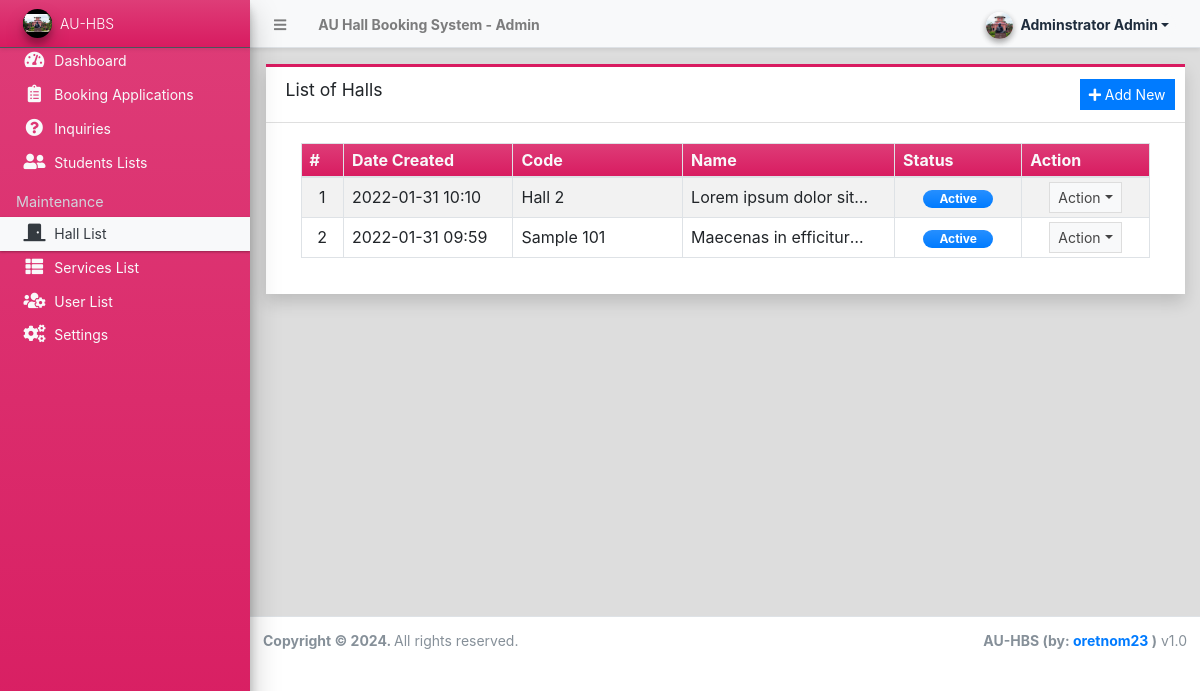
/admin/?page=halls (signed in), run on an earlier commit of the app's database.
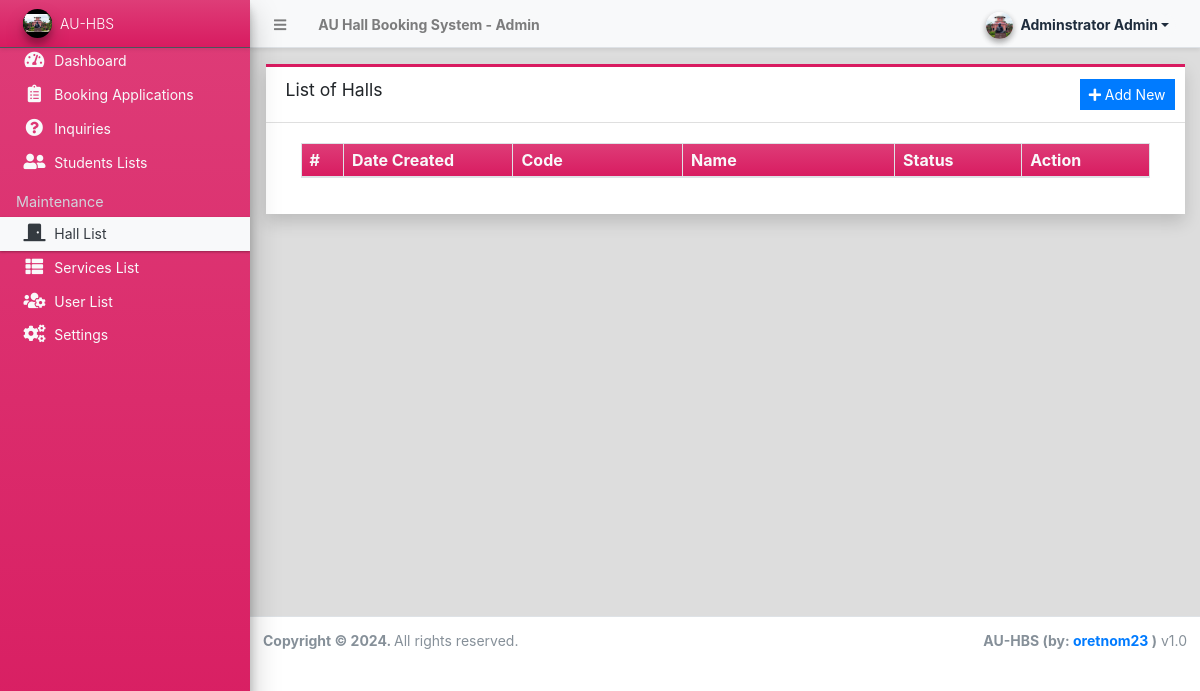
And on a later commit of the database.
### tables this page shows
CREATE TABLE `hall_list` (
  `id` int(30) NOT NULL,
  `code` varchar(100) NOT NULL,
  `name` text NOT NULL,
  
  `description` text NOT NULL,
  `image_path` text DEFAULT NULL,
  `status` tinyint(1) NOT NULL DEFAULT 1,
  `delete_flag` tinyint(1) NOT NULL DEFAULT 0,
  `date_created` datetime NOT NULL DEFAULT current_timestamp(),
  `date_updated` datetime DEFAULT NULL ON UPDATE current_timestamp()
);

### config.php (called while the page is built, shortened)
<?php
require_once('classes/DBConnection.php');
require_once('classes/SystemSettings.php');
function validate_image($file){
	if(!empty($file)){
        $ex = explode('?',$file);
        $file = $ex[0];
        $param =  isset($ex[1]) ? '?'.$ex[1]  : '';
		if(is_file(base_app.$file)){
			return base_url.$file.$param;
		}else{
			return base_url.'dist/img/ceg4.jpg';
		}
	}else{
		return base_url.'dist/img/no-image-available.png';
	}
}
function isMobileDevice(){
    $aMobileUA = array(
        '/iphone/i' => 'iPhone',
        '/ipod/i' => 'iPod',
        '/ipad/i' => 'iPad',
        '/android/i' => 'Android',
        '/blackberry/i' => 'BlackBerry',
        '/webos/i' => 'Mobile'
    );
    return false;
}
?>

### classes/DBConnection.php (called while the page is built, shortened)
<?php
class DBConnection{
    private $host = DB_SERVER;
    private $username = DB_USERNAME;
    private $password = DB_PASSWORD;
    private $database = DB_NAME;
    public $conn;
    public function __construct(){
        if (!isset($this->conn)) {
            $this->conn = new mysqli($this->host, $this->username, $this->password, $this->database);
        }
    }
}
?>

### classes/SystemSettings.php (called while the page is built, shortened)
<?php
class SystemSettings extends DBConnection{
	function userdata($field = ''){
		if(!empty($field)){
			if(isset($_SESSION['userdata'][$field]))
				return $_SESSION['userdata'][$field];
			else
				return null;
		}else{
			return false;
		}
	}
	function info($field=''){
		if(!empty($field)){
			if(isset($_SESSION['system_info'][$field]))
				return $_SESSION['system_info'][$field];
			else
				return false;
		}else{
			return false;
		}
	}
}
$_settings = new SystemSettings();
?>

### admin/halls/index.php (the view, shortened to what this page needs)
<div class="card card-outline card-maroon rounded-0 shadow">
	<div class="card-header">
		<h3 class="card-title">List of Halls</h3>
		<div class="card-tools">
			<a href="javascript:void(0)" id="create_new" class="btn btn-flat btn-sm btn-primary"><span class="fas fa-plus"></span>  Add New</a>
		</div>
	</div>
	<div class="card-body">
		<div class="container-fluid">
        <div class="container-fluid">
			<table class="table table-bordered table-hover table-striped">
				<colgroup>
					<col width="5%">
					<col width="20%">
					<col width="20%">
					<col width="25%">
					<col width="15%">
					<col width="15%">
				</colgroup>
				<thead>
					<tr class="bg-gradient-maroon text-light">
						<th>#</th>
						<th>Date Created</th>
						<th>Code</th>
						<th>Name</th>
						<th>Status</th>
						<th>Action</th>
					</tr>
				</thead>
				<tbody>
					<?php
						$i = 1;
						$qry = $conn->query("SELECT * from `hall_list` where delete_flag = 0 order by `name` asc ");
						while($row = $qry->fetch_assoc()):
					?>
						<tr>
							<td class="text-center"><?php echo $i++; ?></td>
							<td class=""><?php echo date("Y-m-d H:i",strtotime($row['date_created'])) ?></td>
							<td class=""><?php echo $row['name'] ?></td>
							<td class=""><p class="m-0 truncate-1"><?php echo $row['description'] ?></p></td>
							<td class="text-center">
								<?php
									switch($row['status']){
										case 1:
											echo '<span class="badge badge-primary bg-gradient-primary px-3 rounded-pill">Active</span>';
											break;
									}
								?>
							</td>
							<td align="center">
								 <button type="button" class="btn btn-flat btn-default btn-sm dropdown-toggle dropdown-icon" data-toggle="dropdown">
				                  		Action
				                  </button>
							</td>
						</tr>
					<?php endwhile; ?>
				</tbody>
			</table>
		</div>
		</div>
	</div>
</div>

### admin/index.php (shortened to what this page needs)
<?php require_once('../config.php'); ?>
 <!DOCTYPE html>
<html lang="en" class="" style="height: auto;">
<?php require_once('inc/header.php') ?>
  <body class="sidebar-mini layout-fixed control-sidebar-slide-open layout-navbar-fixed sidebar-mini-md sidebar-mini-xs" data-new-gr-c-s-check-loaded="14.991.0" data-gr-ext-installed="" style="height: auto;">
    <div class="wrapper">
     <?php require_once('inc/topBarNav.php') ?>
     <?php require_once('inc/navigation.php') ?>
     <?php $page = isset($_GET['page']) ? $_GET['page'] : 'home';  ?>
      <div class="content-wrapper pt-3" style="min-height: 567.854px;">
        <section class="content">
          <div class="container-fluid">
            <?php
              if(!file_exists($page.".php") && !is_dir($page)){
                  include '404.html';
              }else{
                if(is_dir($page))
                  include $page.'/index.php';
                else
                  include $page.'.php';
              }
            ?>
          </div>
        </section>
      </div>
      <?php require_once('inc/footer.php') ?>
  </body>
</html>

### admin/inc/header.php (shortened to what this page needs)
<head>
    <link rel="stylesheet" href="<?php echo base_url ?>plugins/fontawesome-free/css/all.min.css">
    <link rel="stylesheet" href="<?php echo base_url ?>plugins/tempusdominus-bootstrap-4/css/tempusdominus-bootstrap-4.min.css">
  <link rel="stylesheet" href="<?php echo base_url ?>plugins/datatables-bs4/css/dataTables.bootstrap4.min.css">
  <link rel="stylesheet" href="<?php echo base_url ?>plugins/datatables-responsive/css/responsive.bootstrap4.min.css">
  <link rel="stylesheet" href="<?php echo base_url ?>plugins/datatables-buttons/css/buttons.bootstrap4.min.css">
  <link rel="stylesheet" href="<?php echo base_url ?>plugins/select2/css/select2.min.css">
  <link rel="stylesheet" href="<?php echo base_url ?>plugins/select2-bootstrap4-theme/select2-bootstrap4.min.css">
    <link rel="stylesheet" href="<?php echo base_url ?>plugins/icheck-bootstrap/icheck-bootstrap.min.css">
    <link rel="stylesheet" href="<?php echo base_url ?>plugins/jqvmap/jqvmap.min.css">
    <link rel="stylesheet" href="<?php echo base_url ?>plugins/fullcalendar/main.css">
    <link rel="stylesheet" href="<?php echo base_url ?>dist/css/adminlte.css">
    <link rel="stylesheet" href="<?php echo base_url ?>dist/css/custom.css">
    <link rel="stylesheet" href="<?php echo base_url ?>plugins/overlayScrollbars/css/OverlayScrollbars.min.css">
    <link rel="stylesheet" href="<?php echo base_url ?>plugins/daterangepicker/daterangepicker.css">
    <link rel="stylesheet" href="<?php echo base_url ?>plugins/summernote/summernote-bs4.min.css">
  <link rel="stylesheet" href="<?php echo base_url ?>plugins/sweetalert2-theme-bootstrap-4/bootstrap-4.min.css">
  </head>

### admin/inc/topBarNav.php (shortened to what this page needs)
<nav class="main-header navbar navbar-expand navbar-light text-sm shadow-sm">
  <ul class="navbar-nav">
    <li class="nav-item">
    <a class="nav-link" data-widget="pushmenu" href="#" role="button"><i class="fas fa-bars"></i></a>
    </li>
    <li class="nav-item d-none d-sm-inline-block">
      <a href="<?php echo base_url ?>" class="nav-link"><b><?php echo (!isMobileDevice()) ? $_settings->info('name'):$_settings->info('short_name'); ?> - Admin</b></a>
    </li>
  </ul>
  <ul class="navbar-nav ml-auto">
    <li class="nav-item">
      <div class="btn-group nav-link">
            <button type="button" class="btn btn-rounded badge badge-light dropdown-toggle dropdown-icon" data-toggle="dropdown">
              <span><img src="<?php echo validate_image($_settings->userdata('avatar')) ?>" class="img-circle elevation-2 user-img" alt="User Image"></span>
              <span class="ml-3"><?php echo ucwords($_settings->userdata('firstname').' '.$_settings->userdata('lastname')) ?></span>
            </button>
        </div>
    </li>
  </ul>
</nav>

### admin/inc/navigation.php (shortened to what this page needs)
<aside class="main-sidebar sidebar-dark-light elevation-4 sidebar-no-expand bg-gradient-maroon">
  <a href="<?php echo base_url ?>admin" class="brand-link bg-transparent text-sm shadow-sm bg-gradient-maroon">
  <img src="<?php echo validate_image($_settings->info('logo'))?>" alt="Store Logo" class="brand-image img-circle elevation-3 bg-black" style="width: 1.8rem;height: 1.8rem;max-height: unset;object-fit:scale-down;object-position:center center">
  <span class="brand-text font-weight-light"><?php echo $_settings->info('short_name') ?></span>
  </a>
  <div class="sidebar os-host os-theme-light os-host-overflow os-host-overflow-y os-host-resize-disabled os-host-transition os-host-scrollbar-horizontal-hidden">
    <div class="os-content-glue" style="margin: 0px -8px; width: 249px; height: 646px;"></div>
    <div class="os-padding">
      <div class="os-viewport os-viewport-native-scrollbars-invisible" style="overflow-y: scroll;">
        <div class="os-content" style="padding: 0px 8px; height: 100%; width: 100%;">
          <nav class="">
             <ul class="nav nav-pills nav-sidebar flex-column text-sm nav-compact nav-flat nav-child-indent nav-collapse-hide-child text-dark" data-widget="treeview" role="menu" data-accordion="false">
              <li class="nav-item dropdown">
                <a href="./" class="nav-link text-light nav-home">
                  <i class="nav-icon fas fa-tachometer-alt"></i>
                  <p>
                    Dashboard
                  </p>
                </a>
              </li>
              <li class="nav-item">
                <a href="<?php echo base_url ?>admin/?page=bookings" class="nav-link text-light nav-bookings">
                  <i class="nav-icon fas fa-clipboard-list"></i>
                  <p>
                    Booking Applications
                  </p>
                </a>
              </li>
              <li class="nav-item">
                <a href="<?php echo base_url ?>admin/?page=inquiries" class="nav-link text-light nav-inquiries">
                  <i class="nav-icon fas fa-question-circle"></i>
                  <p>
                    Inquiries
                  </p>
                </a>
              </li>
              <li class="nav-item">
                <a href="<?php echo base_url ?>admin/?page=clients" class="nav-link text-light nav-clients">
                  <i class="nav-icon fas fa-user-friends"></i>
                  <p>
                    Students Lists
                  </p>
                </a>
              </li>
              <?php if($_settings->userdata('type') == 1): ?>
              <li class="nav-header">Maintenance</li>
              <li class="nav-item dropdown">
                <a href="<?php echo base_url ?>admin/?page=halls" class="nav-link text-light nav-halls">
                  <i class="nav-icon fas fa-door-closed"></i>
                  <p>
                    Hall List
                  </p>
                </a>
              </li>
              <li class="nav-item dropdown">
                <a href="<?php echo base_url ?>admin/?page=services" class="nav-link text-light nav-packages">
                  <i class="nav-icon fas fa-th-list"></i>
                  <p>
                    Services List
                  </p>
                </a>
              </li>
              <li class="nav-item dropdown">
                <a href="<?php echo base_url ?>admin/?page=user/list" class="nav-link text-light nav-user_list">
                  <i class="nav-icon fas fa-users-cog"></i>
                  <p>
                    User List
                  </p>
                </a>
              </li>
              <li class="nav-item dropdown">
                <a href="<?php echo base_url ?>admin/?page=system_info" class="nav-link text-light nav-system_info">
                  <i class="nav-icon fas fa-cogs"></i>
                  <p>
                    Settings
                  </p>
                </a>
              </li>
              <?php endif; ?>
            </ul>
          </nav>
        </div>
      </div>
    </div>
  </div>
</aside>

### admin/inc/footer.php (shortened to what this page needs)
<footer class="main-footer text-sm">
        <strong>Copyright © <?php echo date('Y') ?>.
        </strong>
        All rights reserved.
        <div class="float-right d-none d-sm-inline-block">
          <b><?php echo $_settings->info('short_name') ?> (by: <a href="mailto:oretnom23@gmail.com" target="blank">oretnom23</a> )</b> v1.0
        </div>
      </footer>
    </div>

### admin/inc/topBarNav.php (style rules this page uses)
.user-img { position: absolute; height: 27px; width: 27px; object-fit: cover; left: -7%; top: -12%; }
.btn-rounded { border-radius: 50px; }

What changed in the data, as far as the page shows it:
removed hall_list: date_created "2022-01-31 10:10", name "Hall 2", description "Lorem ipsum dolor…", status "Active"
removed hall_list: date_created "2022-01-31 09:59", name "Sample 101", description "Maecenas in…", status "Active"
